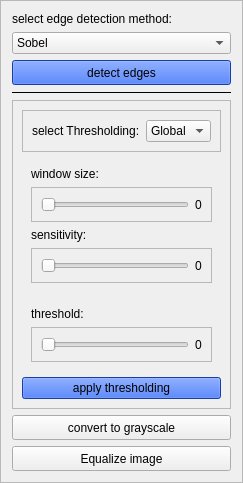
            <widget class="QFrame" name="frame_2">
             <property name="frameShape">
              <enum>QFrame::StyledPanel</enum>
             </property>
             <property name="frameShadow">
              <enum>QFrame::Raised</enum>
             </property>
             <layout class="QVBoxLayout" name="verticalLayout_7">
              <item>
               <widget class="QLabel" name="label">
                <property name="maximumSize">
                 <size>
                  <width>16777215</width>
                  <height>35</height>
                 </size>
                </property>
                <property name="text">
                 <string>select edge detection method: </string>
                </property>
               </widget>
              </item>
              <item>
               <widget class="QComboBox" name="edge_detection_method_combo">
                <item>
                 <property name="text">
                  <string>Sobel</string>
                 </property>
                </item>
                <item>
                 <property name="text">
                  <string>Prewitt</string>
                 </property>
                </item>
                <item>
                 <property name="text">
                  <string>Roberts</string>
                 </property>
                </item>
                <item>
                 <property name="text">
                  <string>Canny</string>
                 </property>
                </item>
               </widget>
              </item>
              <item>
               <widget class="QPushButton" name="detect_edges_btn">
                <property name="minimumSize">
                 <size>
                  <width>0</width>
                  <height>25</height>
                 </size>
                </property>
                <property name="styleSheet">
                 <string notr="true">background-color: rgb(31, 87, 231);
border-color: rgb(0, 0, 127);</string>
                </property>
                <property name="text">
                 <string>detect edges</string>
                </property>
               </widget>
              </item>
              <item>
               <widget class="Line" name="line_3">
                <property name="frameShadow">
                 <enum>QFrame::Plain</enum>
                </property>
                <property name="orientation">
                 <enum>Qt::Horizontal</enum>
                </property>
               </widget>
              </item>
              <item>
               <widget class="QFrame" name="frame_13">
                <property name="frameShape">
                 <enum>QFrame::StyledPanel</enum>
                </property>
                <property name="frameShadow">
                 <enum>QFrame::Raised</enum>
                </property>
                <layout class="QVBoxLayout" name="verticalLayout_12">
                 <item>
                  <widget class="QFrame" name="frame">
                   <property name="frameShape">
                    <enum>QFrame::StyledPanel</enum>
                   </property>
                   <property name="frameShadow">
                    <enum>QFrame::Raised</enum>
                   </property>
                   <layout class="QHBoxLayout" name="horizontalLayout_11">
                    <item>
                     <widget class="QLabel" name="label_8">
                      <property name="text">
                       <string>select Thresholding:</string>
                      </property>
                     </widget>
                    </item>
                    <item>
                     <widget class="QComboBox" name="thresholding_combo">
                      <item>
                       <property name="text">
                        <string>Global</string>
                       </property>
                      </item>
                      <item>
                       <property name="text">
                        <string>Local</string>
                       </property>
                      </item>
                     </widget>
                    </item>
                   </layout>
                  </widget>
                 </item>
                 <item>
                  <widget class="QWidget" name="Local_widget" native="true">
                   <layout class="QVBoxLayout" name="verticalLayout_14">
                    <item>
                     <widget class="QLabel" name="label_11">
                      <property name="text">
                       <string>window size:</string>
                      </property>
                     </widget>
                    </item>
                    <item>
                     <widget class="QFrame" name="frame_17">
                      <property name="frameShape">
                       <enum>QFrame::StyledPanel</enum>
                      </property>
                      <property name="frameShadow">
                       <enum>QFrame::Raised</enum>
                      </property>
                      <layout class="QHBoxLayout" name="horizontalLayout_13">
                       <item>
                        <widget class="QSlider" name="window_size_slider">
                         <property name="maximum">
                          <number>255</number>
                         </property>
                         <property name="orientation">
                          <enum>Qt::Horizontal</enum>
                         </property>
                        </widget>
                       </item>
                       <item>
                        <widget class="QLabel" name="window_size_label">
                         <property name="text">
                          <string>0</string>
                         </property>
                        </widget>
                       </item>
                      </layout>
                     </widget>
                    </item>
                    <item>
                     <widget class="QLabel" name="label_13">
                      <property name="text">
                       <string>sensitivity:</string>
                      </property>
                     </widget>
                    </item>
                    <item>
                     <widget class="QFrame" name="frame_18">
                      <property name="frameShape">
                       <enum>QFrame::StyledPanel</enum>
                      </property>
                      <property name="frameShadow">
                       <enum>QFrame::Raised</enum>
                      </property>
                      <layout class="QHBoxLayout" name="horizontalLayout_14">
                       <item>
                        <widget class="QSlider" name="sensitivity_slider">
                         <property name="orientation">
                          <enum>Qt::Horizontal</enum>
                         </property>
                        </widget>
                       </item>
                       <item>
                        <widget class="QLabel" name="sensitivity_label">
                         <property name="text">
                          <string>0</string>
                         </property>
                        </widget>
                       </item>
                      </layout>
                     </widget>
                    </item>
                   </layout>
                  </widget>
                 </item>
                 <item>
                  <widget class="QWidget" name="Global_widget" native="true">
                   <layout class="QVBoxLayout" name="verticalLayout_13">
                    <item>
                     <widget class="QLabel" name="label_9">
                      <property name="text">
                       <string>threshold:</string>
                      </property>
                     </widget>
                    </item>
                    <item>
                     <widget class="QFrame" name="frame_16">
                      <property name="frameShape">
                       <enum>QFrame::StyledPanel</enum>
                      </property>
                      <property name="frameShadow">
                       <enum>QFrame::Raised</enum>
                      </property>
                      <layout class="QHBoxLayout" name="horizontalLayout_12">
                       <item>
                        <widget class="QSlider" name="threshold_slider">
                         <property name="maximum">
                          <number>256</number>
                         </property>
                         <property name="orientation">
                          <enum>Qt::Horizontal</enum>
                         </property>
                        </widget>
                       </item>
                       <item>
                        <widget class="QLabel" name="threshold_label">
                         <property name="text">
                          <string>0</string>
                         </property>
                        </widget>
                       </item>
                      </layout>
                     </widget>
                    </item>
                   </layout>
                  </widget>
                 </item>
                 <item>
                  <widget class="QPushButton" name="apply_thresholding_btn">
                   <property name="styleSheet">
                    <string notr="true">background-color: rgb(31, 87, 231);
border-color: rgb(0, 0, 127);</string>
                   </property>
                   <property name="text">
                    <string>apply thresholding</string>
                   </property>
                  </widget>
                 </item>
                </layout>
               </widget>
              </item>
              <item>
               <widget class="QPushButton" name="convert_to_grayscale_btn">
                <property name="minimumSize">
                 <size>
                  <width>0</width>
                  <height>25</height>
                 </size>
                </property>
                <property name="text">
                 <string>convert to grayscale</string>
                </property>
               </widget>
              </item>
              <item>
               <widget class="QPushButton" name="equalize_image_btn">
                <property name="minimumSize">
                 <size>
                  <width>0</width>
                  <height>25</height>
                 </size>
                </property>
                <property name="text">
                 <string>Equalize image</string>
                </property>
               </widget>
              </item>
             </layout>
            </widget>
